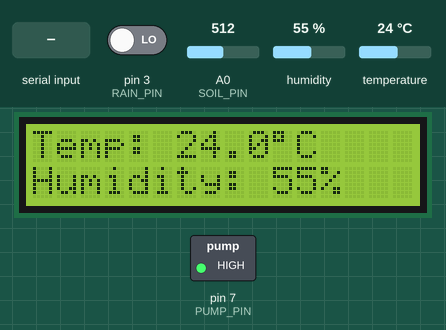
Simulated run of this sketch. Board: Arduino Uno, built with avr-gcc and run on an emulated ATmega328P. Parts: 16×2 character LCD, switched loads named in the sketch (green lamp = pin HIGH). The inputs (shaded band) are chosen by the test bench; at power-on: pin 3 (RAIN_PIN) LOW, humidity 55 %, A0 (SOIL_PIN) = 512, temperature 24 °C. What the sketch prints to the serial monitor is not drawn.

Above: at 2.7 s.
2.8 s: pin 3 (RAIN_PIN) driven HIGH
At 7.0 s:
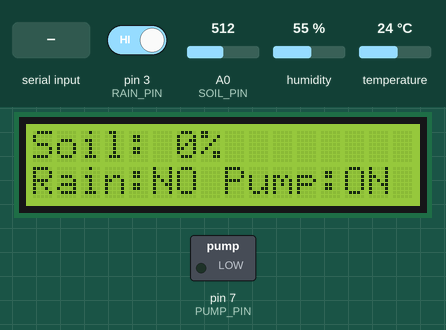
12.0 s: "MODE,MANUAL\n" received over the second serial link
At 14.3 s:
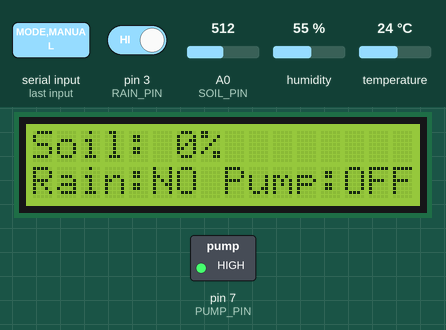
19.5 s: pin 3 (RAIN_PIN) driven LOW
At 22.9 s:
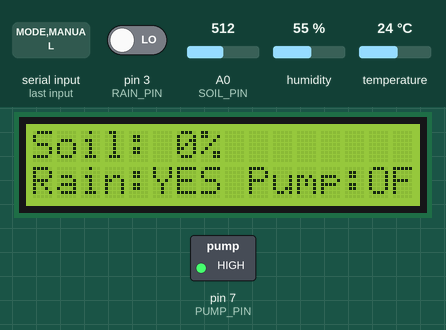
27.5 s: pin 3 (RAIN_PIN) driven HIGH
At 31.3 s:
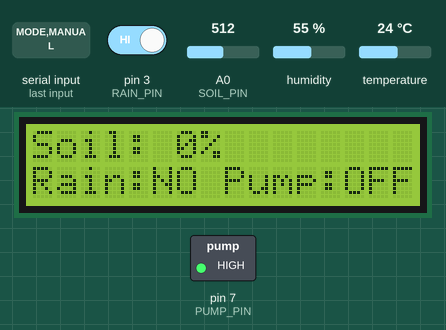
35.5 s: "PUMP,1\n" received over the second serial link
At 42.9 s:
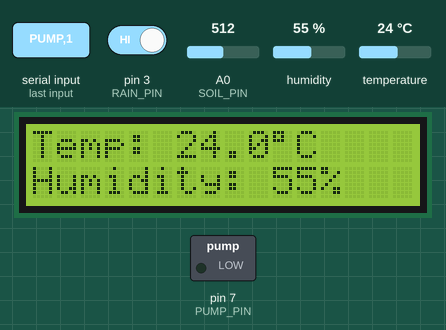
43.5 s: humidity set to 22 %
At 51.4 s:
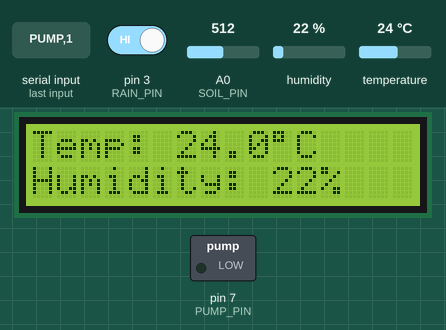
Timing chart, 0 to 52.5 s (numbered marks = the images above; inputs shaded):
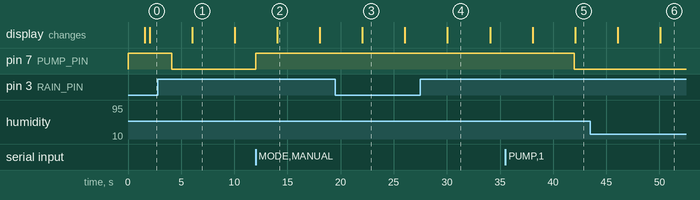

The sketch:

Arduino.ino
```cpp
#include <DHT.h>
#include <Wire.h>
#include <LiquidCrystal_I2C.h>
#include <SoftwareSerial.h>
#include <math.h>

// =====================================================
// AGRI-TEK — ARDUINO UNO
// =====================================================

// Pin configuration
#define SOIL_PIN A0
#define DHT_PIN 2
#define DHT_TYPE DHT22
#define RAIN_PIN 3
#define PUMP_PIN 7

// Uno RX <- ESP32 TX
// Uno TX -> level shifter/divider -> ESP32 RX
#define ESP_RX_PIN 10
#define ESP_TX_PIN 11

// Hardware settings
const bool RAIN_LOW_MEANS_WET = true;

// false means LOW activates the pump driver.
// Verify this setting for your actual driver/relay.
const bool PUMP_ACTIVE_HIGH = false;

// Soil calibration: replace with measured values.
const int SOIL_DRY_RAW = 370;
const int SOIL_WET_RAW = 2;

// Hysteresis thresholds
int moistureStartThreshold = 35;
int moistureStopThreshold = 45;

// Timing settings
const unsigned long MAX_PUMP_RUN_MS = 15000UL;
const unsigned long PUMP_COOLDOWN_MS = 30000UL;
const unsigned long SENSOR_INTERVAL_MS = 2000UL;
const unsigned long LCD_INTERVAL_MS = 2000UL;

// =====================================================
// OBJECTS
// =====================================================

DHT dht(DHT_PIN, DHT_TYPE);
LiquidCrystal_I2C lcd(0x27, 16, 2);
SoftwareSerial espSerial(ESP_RX_PIN, ESP_TX_PIN);

// =====================================================
// STATE
// =====================================================

bool autoMode = true;
bool manualPumpRequest = false;
bool pumpOn = false;
bool rainWet = false;
bool pumpLockout = false;
bool sensorsReady = false;

int soilRaw = 0;
int moisturePercent = 0;

float temperatureC = NAN;
float humidityPercent = NAN;

unsigned long lastSensorRead = 0;
unsigned long lastLCDUpdate = 0;
unsigned long pumpStartedAt = 0;
unsigned long lastPumpStoppedAt = 0;

String commandBuffer = "";

// =====================================================
// PUMP OUTPUT
// =====================================================

void writePumpOutput(bool on) {
  bool outputHigh = PUMP_ACTIVE_HIGH ? on : !on;
  digitalWrite(PUMP_PIN, outputHigh ? HIGH : LOW);
}

void stopPump() {
  if (pumpOn) {
    pumpOn = false;
    writePumpOutput(false);

    lastPumpStoppedAt = millis();
    pumpLockout = true;
  }
}

bool cooldownComplete() {
  if (!pumpLockout) {
    return true;
  }

  if (millis() - lastPumpStoppedAt >= PUMP_COOLDOWN_MS) {
    pumpLockout = false;
    return true;
  }

  return false;
}

void setPump(bool requestedOn) {
  if (!requestedOn) {
    stopPump();
    return;
  }

  // Safety interlocks
  if (!sensorsReady || rainWet || pumpLockout) {
    return;
  }

  if (!pumpOn) {
    pumpOn = true;
    pumpStartedAt = millis();
    writePumpOutput(true);
  }
}

// =====================================================
// SENSOR READINGS
// =====================================================

void readSensors() {
  soilRaw = analogRead(SOIL_PIN);

  // Assumes a higher raw reading means drier soil.
  long mappedMoisture = map(
    soilRaw,
    SOIL_DRY_RAW,
    SOIL_WET_RAW,
    0,
    100
  );

  moisturePercent = constrain(mappedMoisture, 0, 100);

  int rainValue = digitalRead(RAIN_PIN);

  rainWet = RAIN_LOW_MEANS_WET
    ? (rainValue == LOW)
    : (rainValue == HIGH);

  temperatureC = dht.readTemperature();
  humidityPercent = dht.readHumidity();

  sensorsReady = true;
}

// =====================================================
// IRRIGATION CONTROL
// =====================================================

void updatePumpLogic() {
  if (!sensorsReady) {
    stopPump();
    return;
  }

  // Enforce maximum continuous run time.
  if (pumpOn &&
      millis() - pumpStartedAt >= MAX_PUMP_RUN_MS) {
    manualPumpRequest = false;
    stopPump();
    return;
  }

  // Rain always overrides all watering requests.
  if (rainWet) {
    manualPumpRequest = false;
    stopPump();
    return;
  }

  // Do not allow watering during cooldown.
  if (!cooldownComplete()) {
    stopPump();
    return;
  }

  if (autoMode) {
    // Start when soil is dry.
    if (!pumpOn &&
        moisturePercent <= moistureStartThreshold) {
      setPump(true);
    }

    // Stop when soil reaches the upper threshold.
    else if (pumpOn &&
             moisturePercent >= moistureStopThreshold) {
      stopPump();
    }

    // Between thresholds, keep the current pump state.
  } else {
    setPump(manualPumpRequest);
  }
}

// =====================================================
// ESP32 DATA TRANSMISSION
// =====================================================

void sendDataToESP() {
  // DATA,soilRaw,moisture,temp,humidity,rainWet,pumpOn,mode

  espSerial.print("DATA,");
  espSerial.print(soilRaw);
  espSerial.print(",");
  espSerial.print(moisturePercent);
  espSerial.print(",");

  if (isnan(temperatureC)) {
    espSerial.print("nan");
  } else {
    espSerial.print(temperatureC, 1);
  }

  espSerial.print(",");

  if (isnan(humidityPercent)) {
    espSerial.print("nan");
  } else {
    espSerial.print(humidityPercent, 1);
  }

  espSerial.print(",");
  espSerial.print(rainWet ? 1 : 0);
  espSerial.print(",");
  espSerial.print(pumpOn ? 1 : 0);
  espSerial.print(",");
  espSerial.println(autoMode ? "AUTO" : "MANUAL");
}

// =====================================================
// LCD DISPLAY
// =====================================================

void updateLCD() {
  static bool showEnvironment = false;

  if (millis() - lastLCDUpdate >= LCD_INTERVAL_MS) {
    lastLCDUpdate = millis();
    showEnvironment = !showEnvironment;
  }

  // Clear both lines to avoid leftover characters.
  lcd.setCursor(0, 0);
  lcd.print("                ");
  lcd.setCursor(0, 1);
  lcd.print("                ");

  if (showEnvironment) {
    lcd.setCursor(0, 0);
    lcd.print("Temp: ");

    if (isnan(temperatureC)) {
      lcd.print("--.-");
    } else {
      lcd.print(temperatureC, 1);
    }

    lcd.print((char)223);
    lcd.print("C");

    lcd.setCursor(0, 1);
    lcd.print("Humidity: ");

    if (isnan(humidityPercent)) {
      lcd.print("--");
    } else {
      lcd.print(humidityPercent, 0);
    }

    lcd.print("%");
  } else {
    lcd.setCursor(0, 0);
    lcd.print("Soil: ");
    lcd.print(moisturePercent);
    lcd.print("%");

    lcd.setCursor(0, 1);
    lcd.print("Rain:");
    lcd.print(rainWet ? "YES" : "NO");
    lcd.print(" Pump:");
    lcd.print(pumpOn ? "ON" : "OFF");
  }
}

// =====================================================
// COMMAND PROCESSING
// =====================================================

void processCommand(String command) {
  command.trim();

  if (command == "PUMP,1") {
    if (!autoMode && !rainWet && sensorsReady) {
      manualPumpRequest = true;
    }
  }
  else if (command == "PUMP,0") {
    manualPumpRequest = false;
    stopPump();
  }
  else if (command == "MODE,AUTO") {
    autoMode = true;
    manualPumpRequest = false;
    stopPump();
  }
  else if (command == "MODE,MANUAL") {
    autoMode = false;
    manualPumpRequest = false;
    stopPump();
  }
  else if (command.startsWith("THRESH,")) {
    int value = command.substring(7).toInt();

    moistureStartThreshold = constrain(value, 0, 90);
    moistureStopThreshold = moistureStartThreshold + 10;
  }
}

void readESPCommands() {
  while (espSerial.available()) {
    char c = espSerial.read();

    if (c == '\n') {
      processCommand(commandBuffer);
      commandBuffer = "";
    }
    else if (c != '\r' && commandBuffer.length() < 80) {
      commandBuffer += c;
    }
  }
}

// =====================================================
// SETUP
// =====================================================

void setup() {
  // Establish the OFF output level before enabling the pin.
  digitalWrite(
    PUMP_PIN,
    PUMP_ACTIVE_HIGH ? LOW : HIGH
  );
  pinMode(PUMP_PIN, OUTPUT);
  writePumpOutput(false);

  pinMode(RAIN_PIN, INPUT);

  Serial.begin(9600);
  espSerial.begin(9600);

  dht.begin();

  lcd.init();
  lcd.backlight();

  lcd.setCursor(0, 0);
  lcd.print("Agri-Tek");
  lcd.setCursor(0, 1);
  lcd.print("Starting...");

  delay(1500);
  lcd.clear();

  Serial.println("Agri-Tek started.");
  Serial.println("Pump starts disabled until sensors are read.");
}

// =====================================================
// MAIN LOOP
// =====================================================

void loop() {
  // Handle ESP32 commands continuously.
  readESPCommands();

  // Read sensors at the selected interval.
  if (millis() - lastSensorRead >= SENSOR_INTERVAL_MS) {
    lastSensorRead = millis();

    readSensors();
    updateLCD();
    sendDataToESP();

    Serial.print("Soil raw: ");
    Serial.print(soilRaw);

    Serial.print(" | Moisture: ");
    Serial.print(moisturePercent);
    Serial.print("%");

    Serial.print(" | Temperature: ");
    if (isnan(temperatureC)) Serial.print("ERROR");
    else Serial.print(temperatureC, 1);

    Serial.print(" C | Humidity: ");
    if (isnan(humidityPercent)) Serial.print("ERROR");
    else Serial.print(humidityPercent, 1);

    Serial.print("% | Rain: ");
    Serial.print(rainWet ? "YES" : "NO");

    Serial.print(" | Pump: ");
    Serial.print(pumpOn ? "ON" : "OFF");

    Serial.print(" | Mode: ");
    Serial.println(autoMode ? "AUTO" : "MANUAL");
  }

  // Run control logic every loop, not just every 2 seconds.
  updatePumpLogic();
}
```

Measured:
- after the input at 2.8 s, pin 7 (PUMP_PIN): HIGH → LOW after 1.3 s; the display: changes after 3.3 s (image 1)
- after the input at 12.0 s, pin 7 (PUMP_PIN): LOW → HIGH after 0.00 s instead of 7.1 s; the display: changes after 2.1 s (image 2)
- after the input at 19.5 s, the display: changes after 2.6 s (image 3)
- after the input at 27.5 s, the display: changes after 2.6 s (image 4)
- after the input at 35.5 s, pin 7 (PUMP_PIN): HIGH → LOW after 6.5 s
- after the input at 43.5 s, the display: first differs from a run without the input after 6.6 s (image 6)
- what the display in image 1 shows lasts 4.0 s, from 6.1 s to 10.1 s
